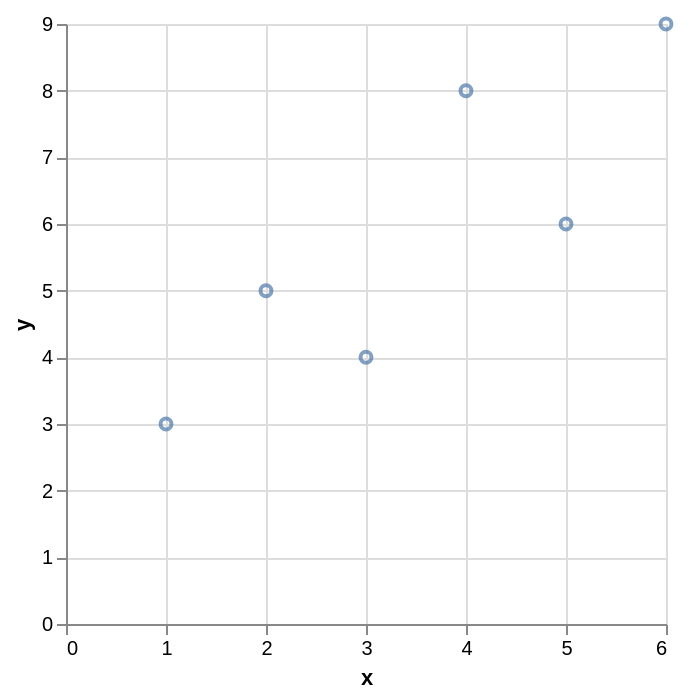

Source (Vega-Lite JSON):
### Vega-Lite specification from a JSON file in a GitHub repository (floating-point values rounded to 4 significant figures)
{"$schema": "https://vega.github.io/schema/vega-lite/v6.json", "data": {"values": [{"group": "u", "size": 10, "x": 1, "y": 3}, {"group": "v", "size": 40, "x": 2, "y": 5}, {"group": "u", "size": 20, "x": 3, "y": 4}, {"group": "v", "size": 80, "x": 4, "y": 8}, {"group": "u", "size": 30, "x": 5, "y": 6}, {"group": "v", "size": 60, "x": 6, "y": 9}]}, "description": "An x interval brush.", "encoding": {"x": {"field": "x", "type": "quantitative"}, "y": {"field": "y", "type": "quantitative"}}, "mark": "point", "params": [{"name": "brush", "select": {"encodings": ["x"], "type": "interval"}}], "usermeta": {"eas": {"standin_ratio": 0.0531, "threshold": 0.08}}}
